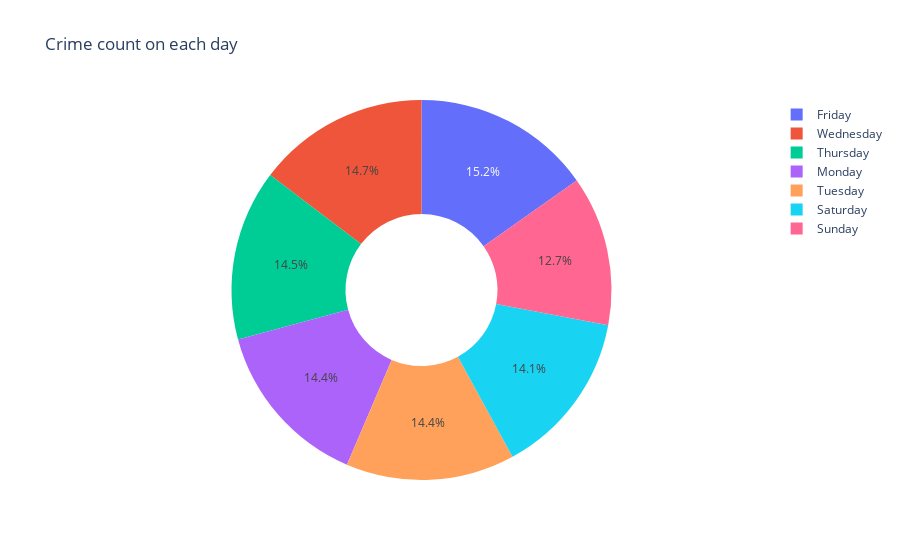

Source (notebook cell):
### Code cell
fig = go.Figure(data = [go.Pie(labels = days['DAY_OF_WEEK'], values = days['INCIDENT_NUMBER'], hole = 0.4)])
fig.update_layout(title_text='Crime count on each day')

### Figure 1 — Plotly figure (JSON) as saved in the notebook; plotly's stock layout.template omitted (floating-point values rounded to 4 significant figures)
{"data": [{"hole": 0.4, "labels": ["Friday", "Monday", "Saturday", "Sunday", "Thursday", "Tuesday", "Wednesday"], "type": "pie", "values": [52251, 49420, 48336, 43771, 49875, 49333, 50328]}], "layout": {"title": {"text": "Crime count on each day"}}}
